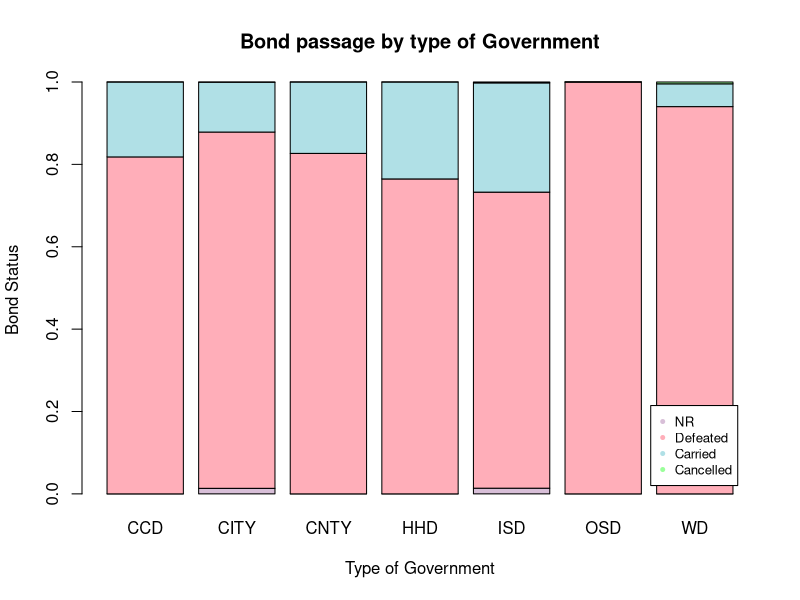
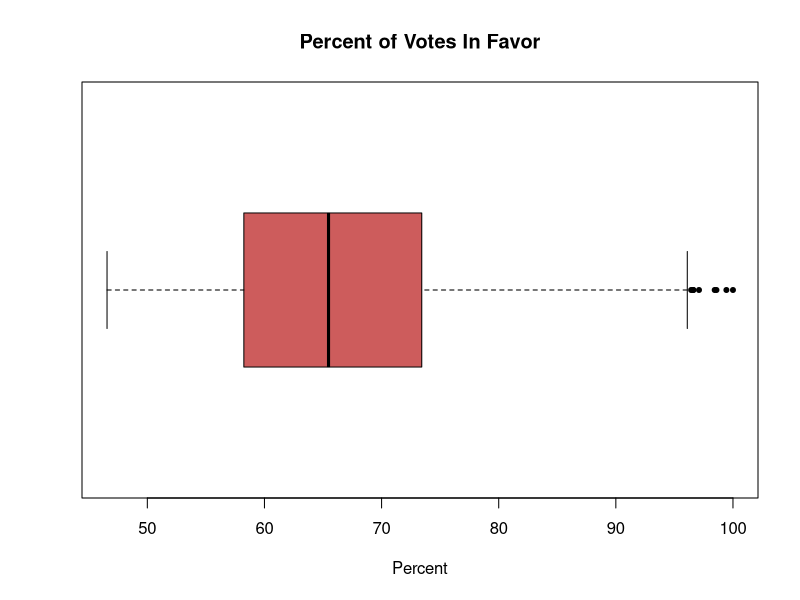
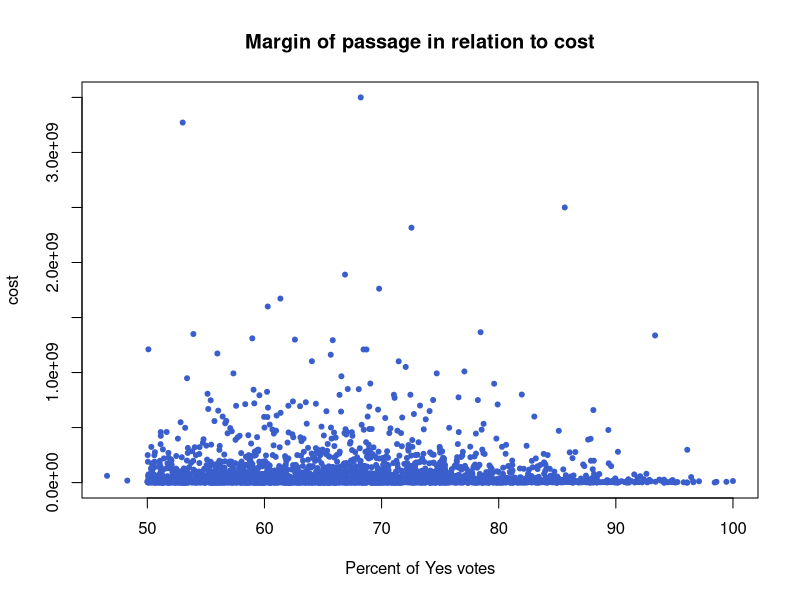

These charts were generated, in order, by the following R code: (Note: this script raises an error after producing the figures.)
#Importing Bonds Csv:

bonds <- read.csv('Homework1_Bonds.csv')
#Basic Info/Label Adjustment:
head(bonds)
summary(bonds)
bonds$Gov_Type <- factor(bonds$Gov_Type, labels=c('CCD','CITY','CNTY','HHD','ISD','OSD','WD'))

#Question Number 1:
#How many Bonds passed: 
table(bonds$Result) #Just for my information
P <- sum(bonds$Result=='Carried')
P
D <- sum(bonds$Result=='Defeated' | bonds$Result =='Cancelled' | bonds$Result == 'NR')
D
#Proportion Table
barplot(prop.table(table(bonds$Result,bonds$Gov_Type),2), 
        main = 'Bond passage by type of Government'
        ,ylab = 'Bond Status', xlab = 'Type of Government',
        col=c('thistle','lightpink1','powderblue','palegreen1'))
        legend('bottomright',c('NR','Defeated','Carried','Cancelled'), pch=c(20,20)
               ,col=c('thistle','lightpink1','powderblue','palegreen1'),inset=.03, cex=.8)



#Question Number 2:

##Creating/Displaying Votes_Total
bonds$votesTotal <- bonds$Votes_For+bonds$Votes_Against
bonds$votesTotal
#Finding Max value
maxVotes <- max(bonds$votesTotal)
MV <- bonds[bonds$votesTotal == maxVotes,]
#Where, When, Why
cat('The highest turnout for a single bond was', maxVotes, 'voters' ,' 
Where:', MV$Gov_Name, '
When:', MV$Election_Date, ' 
For the purpose of:', MV$Purpose_Detail)


#Question Number 3:
App10 <- bonds[bonds$Result == 'Carried' & bonds$votesTotal>10,]
App10$App10Total<-App10$Votes_For+App10$Votes_Against
Percent <- 100*(App10$Votes_For/(App10$App10Total))
App10$Percent<-round(Percent,2)
Percent
boxplot(App10$Percent,main='Percent of Votes In Favor'
        ,xlab='Percent', pch=20, horizontal=TRUE, col='indianred')
fivenum(App10$Percent)



#Question Number 4:
plot(App10$Percent,App10$Amount, main = 'Margin of passage in relation to cost',
     xlab = 'Percent of Yes votes', ylab = 'cost', pch=20, col='royalblue3')
cat('The correlation coefficient of', cor(App10$Percent,App10$Amount), 'demonstrates a very weak negative
correlation between the margin by which the bond passed and its cost, therefore 
we can state that the cost has no relationship to the margin by which a bond passes')


cat<-dog+2



